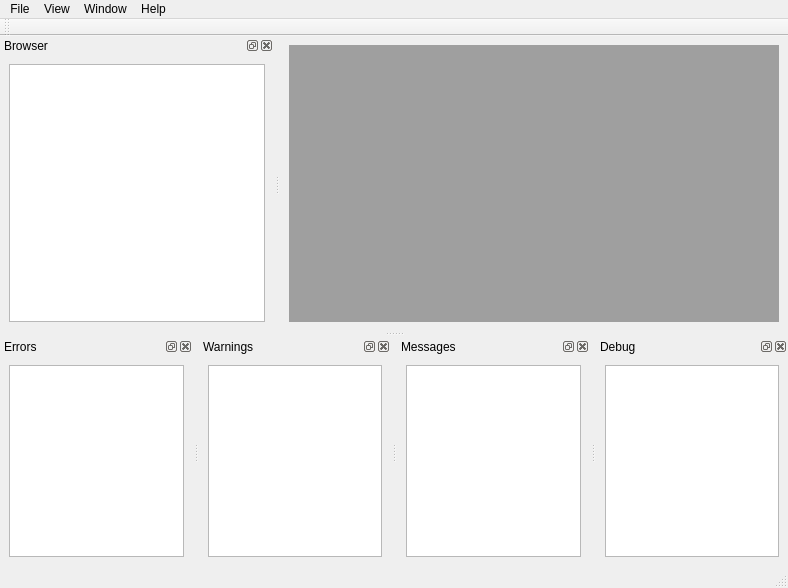
<?xml version="1.0" encoding="UTF-8"?>
<ui version="4.0">
 <class>Viewer</class>
 <widget class="QMainWindow" name="Viewer">
  <property name="geometry">
   <rect>
    <x>0</x>
    <y>0</y>
    <width>788</width>
    <height>588</height>
   </rect>
  </property>
  <property name="windowTitle">
   <string>MainWindow</string>
  </property>
  <property name="unifiedTitleAndToolBarOnMac">
   <bool>false</bool>
  </property>
  <widget class="QWidget" name="centralwidget">
   <layout class="QGridLayout" name="gridLayout">
    <item row="0" column="0">
     <widget class="QMdiArea" name="mdiArea"/>
    </item>
   </layout>
  </widget>
  <widget class="QMenuBar" name="menubar">
   <property name="geometry">
    <rect>
     <x>0</x>
     <y>0</y>
     <width>788</width>
     <height>23</height>
    </rect>
   </property>
   <widget class="QMenu" name="menuFile">
    <property name="title">
     <string>File</string>
    </property>
    <addaction name="actionSet_as_default"/>
   </widget>
   <widget class="QMenu" name="menuView">
    <property name="title">
     <string>View</string>
    </property>
    <widget class="QMenu" name="menuViews">
     <property name="title">
      <string>Views</string>
     </property>
    </widget>
    <addaction name="actionNew_view"/>
    <addaction name="menuViews"/>
   </widget>
   <widget class="QMenu" name="menuWindow">
    <property name="title">
     <string>Window</string>
    </property>
    <widget class="QMenu" name="menuWindowsList">
     <property name="title">
      <string>Windows</string>
     </property>
    </widget>
    <addaction name="menuWindowsList"/>
   </widget>
   <widget class="QMenu" name="menuHelp">
    <property name="title">
     <string>Help</string>
    </property>
    <addaction name="actionAbout"/>
    <addaction name="actionAbout_qt"/>
   </widget>
   <addaction name="menuFile"/>
   <addaction name="menuView"/>
   <addaction name="menuWindow"/>
   <addaction name="menuHelp"/>
  </widget>
  <widget class="QStatusBar" name="statusbar"/>
  <widget class="QDockWidget" name="dockBrowser">
   <property name="windowTitle">
    <string>Browser</string>
   </property>
   <attribute name="dockWidgetArea">
    <number>1</number>
   </attribute>
   <widget class="QWidget" name="dockWidgetContents">
    <layout class="QGridLayout" name="gridLayout_2">
     <item row="0" column="0">
      <widget class="QTreeView" name="treeView"/>
     </item>
    </layout>
   </widget>
  </widget>
  <widget class="QDockWidget" name="dockErrors">
   <property name="windowTitle">
    <string>Errors</string>
   </property>
   <attribute name="dockWidgetArea">
    <number>8</number>
   </attribute>
   <widget class="QWidget" name="dockWidgetContents_2">
    <layout class="QGridLayout" name="gridLayout_3">
     <item row="0" column="0">
      <widget class="QPlainTextEdit" name="edtErros">
       <property name="readOnly">
        <bool>true</bool>
       </property>
       <property name="plainText">
        <string/>
       </property>
      </widget>
     </item>
    </layout>
   </widget>
  </widget>
  <widget class="QDockWidget" name="dockWarnings">
   <property name="windowTitle">
    <string>Warnings</string>
   </property>
   <attribute name="dockWidgetArea">
    <number>8</number>
   </attribute>
   <widget class="QWidget" name="dockWidgetContents_4">
    <layout class="QGridLayout" name="gridLayout_4">
     <item row="0" column="0">
      <widget class="QPlainTextEdit" name="edtWarnings">
       <property name="readOnly">
        <bool>true</bool>
       </property>
      </widget>
     </item>
    </layout>
   </widget>
  </widget>
  <widget class="QDockWidget" name="dockMessages">
   <property name="windowTitle">
    <string>Messages</string>
   </property>
   <attribute name="dockWidgetArea">
    <number>8</number>
   </attribute>
   <widget class="QWidget" name="dockWidgetContents_5">
    <layout class="QGridLayout" name="gridLayout_5">
     <item row="0" column="0">
      <widget class="QPlainTextEdit" name="edtMessages">
       <property name="readOnly">
        <bool>true</bool>
       </property>
      </widget>
     </item>
    </layout>
   </widget>
  </widget>
  <widget class="QToolBar" name="toolBar">
   <property name="windowTitle">
    <string>toolBar</string>
   </property>
   <attribute name="toolBarArea">
    <enum>TopToolBarArea</enum>
   </attribute>
   <attribute name="toolBarBreak">
    <bool>false</bool>
   </attribute>
  </widget>
  <widget class="QDockWidget" name="dockDebug">
   <property name="windowTitle">
    <string>Debug</string>
   </property>
   <attribute name="dockWidgetArea">
    <number>8</number>
   </attribute>
   <widget class="QWidget" name="dockWidgetContents_6">
    <layout class="QGridLayout" name="gridLayout_6">
     <item row="0" column="0">
      <widget class="QPlainTextEdit" name="edtDebug">
       <property name="readOnly">
        <bool>true</bool>
       </property>
      </widget>
     </item>
    </layout>
   </widget>
  </widget>
  <action name="actionNew_view">
   <property name="text">
    <string>New view</string>
   </property>
  </action>
  <action name="actionBrowser">
   <property name="text">
    <string>Browser</string>
   </property>
  </action>
  <action name="actionLogs">
   <property name="text">
    <string>Logs</string>
   </property>
  </action>
  <action name="actionSet_as_default">
   <property name="text">
    <string>Set as default</string>
   </property>
  </action>
  <action name="actionWindow1">
   <property name="text">
    <string>Window1</string>
   </property>
  </action>
  <action name="actionView1">
   <property name="text">
    <string>View1</string>
   </property>
  </action>
  <action name="actionAbout">
   <property name="text">
    <string>About</string>
   </property>
  </action>
  <action name="actionAbout_qt">
   <property name="text">
    <string>About Qt</string>
   </property>
  </action>
 </widget>
 <resources/>
 <connections>
  <connection>
   <sender>menuWindowsList</sender>
   <signal>aboutToShow()</signal>
   <receiver>Viewer</receiver>
   <slot>updateWindowsList()</slot>
   <hints>
    <hint type="sourcelabel">
     <x>61</x>
     <y>22</y>
    </hint>
    <hint type="destinationlabel">
     <x>393</x>
     <y>293</y>
    </hint>
   </hints>
  </connection>
  <connection>
   <sender>menuViews</sender>
   <signal>aboutToShow()</signal>
   <receiver>Viewer</receiver>
   <slot>updateViewList()</slot>
   <hints>
    <hint type="sourcelabel">
     <x>61</x>
     <y>22</y>
    </hint>
    <hint type="destinationlabel">
     <x>393</x>
     <y>293</y>
    </hint>
   </hints>
  </connection>
 </connections>
 <slots>
  <slot>updateWindowsList()</slot>
  <slot>updateViewList()</slot>
 </slots>
</ui>
